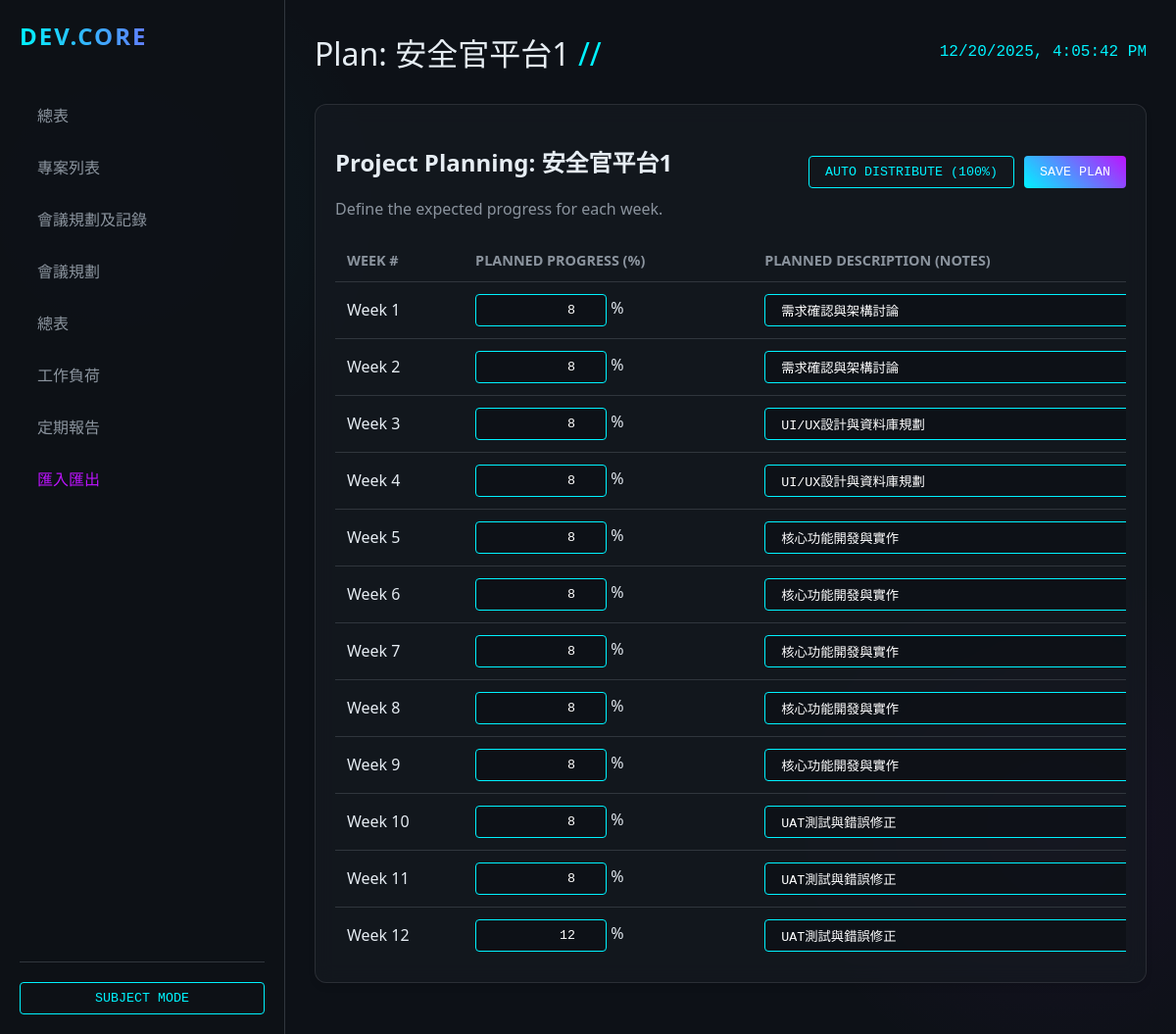
The app's page /projects/2/planning with its own data.
### app/models.py (models this page shows)
class Project(Base):
    __tablename__ = "projects"
    id = Column(Integer, primary_key=True, index=True)
    name = Column(String, index=True)
    cft_unit = Column(String, index=True)  # Which CFT requested it
    request_unit = Column(String, nullable=True) # Demand Contact Unit
    year = Column(Integer, index=True)
    duration_weeks = Column(Integer, default=12) # New field
    status = Column(String, default="Planning") # Planning, Development, Testing, Complete
    progress = Column(Integer, default=0) # 0-100
    description = Column(Text, nullable=True)
    start_date = Column(Date, nullable=True)
    end_date = Column(Date, nullable=True)
    closure_date = Column(Date, nullable=True) # Date moved to maintenance
    kickoff_date = Column(Date, nullable=True)
    meeting_day = Column(String, nullable=True) # Mon, Tue, Wed, Thu, Fri
    meeting_time = Column(String, nullable=True) # HH:MM
    lead_engineer_id = Column(Integer, ForeignKey("engineers.id"), nullable=True)
    lead_engineer = relationship("Engineer", back_populates="projects")
    updates = relationship("ProjectUpdate", back_populates="project", cascade="all, delete-orphan")
    weekly_progress = relationship("WeeklyProgress", back_populates="project", cascade="all, delete-orphan")
    logs = relationship("ProjectLog", back_populates="project", order_by="desc(ProjectLog.created_at)", cascade="all, delete-orphan")
    maintenance_logs = relationship("MaintenanceLog", back_populates="project", order_by="desc(MaintenanceLog.log_date)", cascade="all, delete-orphan")

class WeeklyProgress(Base):
    __tablename__ = "weekly_progress"
    id = Column(Integer, primary_key=True, index=True)
    project_id = Column(Integer, ForeignKey("projects.id"))
    week_number = Column(Integer)
    year = Column(Integer)
    planned_progress = Column(Integer, default=0) # Percentage 0-100
    actual_progress = Column(Integer, default=0) # Percentage 0-100
    planned_description = Column(String)
    actual_description = Column(String, nullable=True)
    actual_hours = Column(Float, default=0.0)
    meeting_id = Column(Integer, ForeignKey("meetings.id"), nullable=True) # Linked meeting for verification
    project = relationship("Project", back_populates="weekly_progress")
    meeting = relationship("Meeting")

### app/main.py (the view)
@app.get("/projects/{project_id}/planning", response_class=HTMLResponse)
async def project_planning(request: Request, project_id: int, db: Session = Depends(get_db)):
    project = db.query(models.Project).filter(models.Project.id == project_id).first()
    if not project:
         return HTMLResponse("Project not found", status_code=404)
    weekly_data = db.query(models.WeeklyProgress).filter(models.WeeklyProgress.project_id == project_id).order_by(models.WeeklyProgress.week_number).all()
    safe_weekly_data = []
    for w in weekly_data:
        d = w.__dict__.copy()
        if "_sa_instance_state" in d:
            del d["_sa_instance_state"]
        safe_weekly_data.append(d)
    return templates.TemplateResponse("project_planning.html", {
        "request": request,
        "page_title": f"Plan: {project.name}",
        "project": project,
        "weekly_data": safe_weekly_data
    })

### templates/project_planning.html (shortened to what this page needs)
{% extends "base.html" %}
{% block content %}
<div class="card">
    <div style="display: flex; justify-content: space-between; align-items: center; margin-bottom: 20px;">
        <div>
            <h2>Project Planning: {{ project.name }}</h2>
            <div style="color: var(--text-secondary);">Define the expected progress for each week.</div>
        </div>
        <div style="gap: 10px; display: flex;">
            <button class="btn" onclick="autoDistribute()">Auto Distribute (100%)</button>
            <button class="btn btn-primary" onclick="savePlan()">Save Plan</button>
        </div>
    </div>
    <div style="max-height: 70vh; overflow-y: auto;">
        <table id="planningTable">
            <thead>
                <tr>
                    <th>Week #</th>
                    <th>Planned Progress (%)</th>
                    <th>Planned Description (Notes)</th>
                </tr>
            </thead>
            <tbody>
                {% for week in weekly_data %}
                <tr data-week="{{ week.week_number }}" data-year="{{ week.year }}">
                    <td>Week {{ week.week_number }}</td>
                    <td>
                        <input type="number" class="plan-input btn" style="width: 100px; text-align: right;"
                            value="{{ week.planned_progress }}" min="0" max="100"> %
                    </td>
                    <td>
                        <input type="text" class="plan-desc-input btn" style="width: 100%; text-align: left;"
                            value="{{ week.planned_description or '' }}" placeholder="e.g. Kickoff meeting">
                    </td>
                </tr>
                {% endfor %}
            </tbody>
        </table>
    </div>
</div>
{% endblock %}

### templates/base.html (shortened to what this page needs)
<!DOCTYPE html>
<html lang="en">
<head>
    <link rel="stylesheet" href="/static/css/style.css">
</head>
<body>
    <div class="app-container">
        <aside class="sidebar">
            <div class="brand">DEV.CORE</div>
            <nav>
                <a href="/" class="nav-link {% if page_title == 'Dashboard' %}active{% endif %}">總表</a>
                <a href="/cft_projects" class="nav-link {% if page_title == '專案列表' %}active{% endif %}">專案列表</a>
                <a href="/meetings_log" class="nav-link {% if page_title == '會議規劃及紀錄' %}active{% endif %}">會議規劃及記錄</a>
                <a href="/meetings" class="nav-link">會議規劃</a>
                <a href="/dashboard" class="nav-link">總表</a>
                <a href="/workload" class="nav-link">工作負荷</a>
                <a href="/reports" class="nav-link">定期報告</a>
                <a href="/import_export" class="nav-link {% if page_title == '匯入匯出' %}active{% endif %}"
                    style="color: var(--accent-purple);">匯入匯出</a>
            </nav>
            <div style="margin-top: auto; padding-top: 20px; border-top: 1px solid var(--border-color);">
                <button id="togglePresent" class="btn" style="width: 100%">Subject Mode</button>
            </div>
        </aside>
        <main class="main-content">
            <header style="display: flex; justify-content: space-between; align-items: center; margin-bottom: 30px;">
                <h1 style="margin: 0; font-weight: 300;">{{ page_title }} <span
                        style="color: var(--accent-cyan)">//</span></h1>
                <div id="clock" style="font-family: 'Courier New'; color: var(--accent-cyan);"></div>
            </header>
            {% block content %}{% endblock %}
        </main>
    </div>
</body>
</html>

### static/css/style.css (style rules this page uses)
:root { --bg-color: #0d1117; --card-bg: rgba(22, 27, 34, 0.7); --text-primary: #e6edf3; --text-secondary: #8b949e; --accent-cyan: #00f3ff; --accent-purple: #bc13fe; --border-color: #30363d; --glass-border: 1px solid rgba(255, 255, 255, 0.1); }
body { background-color: var(--bg-color); color: var(--text-primary); font-family: 'Segoe UI', Roboto, Helvetica, Arial, sans-serif; margin: 0; padding: 0; overflow-x: hidden; background-image: radial-gradient(circle at 10% 20%, rgba(0, 243, 255, 0.05) 0%, transparent 20%), radial-gradient(circle at 90% 80%, rgba(188, 19, 254, 0.05) 0%, transparent 20%); }
.app-container { display: flex; min-height: 100vh; }
.sidebar { width: 250px; background: rgba(13, 17, 23, 0.95); border-right: 1px solid var(--border-color); padding: 20px; display: flex; flex-direction: column; }
.main-content { flex: 1; padding: 30px; overflow-y: auto; }
.nav-link { display: block; padding: 12px 15px; color: var(--text-secondary); text-decoration: none; border-radius: 6px; margin-bottom: 5px; transition: all 0.3s ease; border-left: 3px solid transparent; }
.brand { font-size: 1.5em; font-weight: bold; color: var(--text-primary); margin-bottom: 40px; text-transform: uppercase; letter-spacing: 2px; background: linear-gradient(90deg, var(--accent-cyan), var(--accent-purple)); -webkit-background-clip: text; -webkit-text-fill-color: transparent; }
.card { background: var(--card-bg); border: var(--glass-border); border-radius: 12px; padding: 20px; backdrop-filter: blur(10px); margin-bottom: 20px; box-shadow: 0 4px 6px rgba(0, 0, 0, 0.1); }
.btn { background: transparent; border: 1px solid var(--accent-cyan); color: var(--accent-cyan); padding: 8px 16px; border-radius: 4px; cursor: pointer; transition: all 0.3s ease; font-family: 'Courier New', monospace; text-transform: uppercase; }
.btn-primary { background: linear-gradient(45deg, var(--accent-cyan), var(--accent-purple)); border: none; color: white; }
table { width: 100%; border-collapse: collapse; }
th, td { padding: 12px; text-align: left; border-bottom: 1px solid var(--border-color); }
th { color: var(--text-secondary); font-size: 0.9em; text-transform: uppercase; }
input, textarea, select { background-color: rgba(13, 17, 23, 0.8) !important; color: #ffffff !important; border: 1px solid var(--accent-cyan); padding: 8px; border-radius: 4px; font-family: inherit; }

### records on screen
Project: name "安全官平台1"
WeeklyProgress: week_number "1", planned_progress "8", planned_description "需求確認與架構討論"
WeeklyProgress: week_number "2", planned_progress "8", planned_description "需求確認與架構討論"
WeeklyProgress: week_number "3", planned_progress "8", planned_description "UI/UX設計與資料庫規劃"
WeeklyProgress: week_number "4", planned_progress "8", planned_description "UI/UX設計與資料庫規劃"
WeeklyProgress: week_number "5", planned_progress "8", planned_description "核心功能開發與實作"
WeeklyProgress: week_number "6", planned_progress "8", planned_description "核心功能開發與實作"
WeeklyProgress: week_number "7", planned_progress "8", planned_description "核心功能開發與實作"
WeeklyProgress: week_number "8", planned_progress "8", planned_description "核心功能開發與實作"
WeeklyProgress: week_number "9", planned_progress "8", planned_description "核心功能開發與實作"
WeeklyProgress: week_number "10", planned_progress "8", planned_description "UAT測試與錯誤修正"
WeeklyProgress: week_number "11", planned_progress "8", planned_description "UAT測試與錯誤修正"
WeeklyProgress: week_number "12", planned_progress "12", planned_description "UAT測試與錯誤修正"

### other values on screen
{{ page_title }} "Plan: 安全官平台1"
